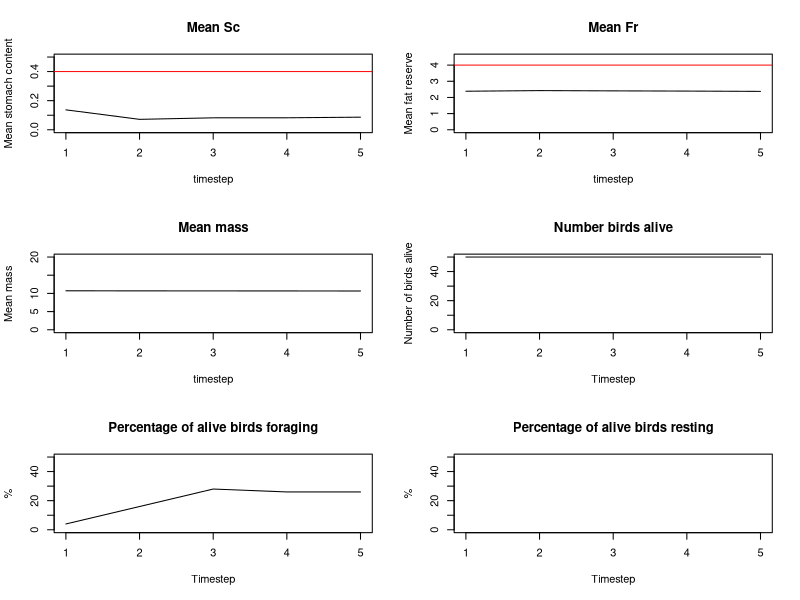
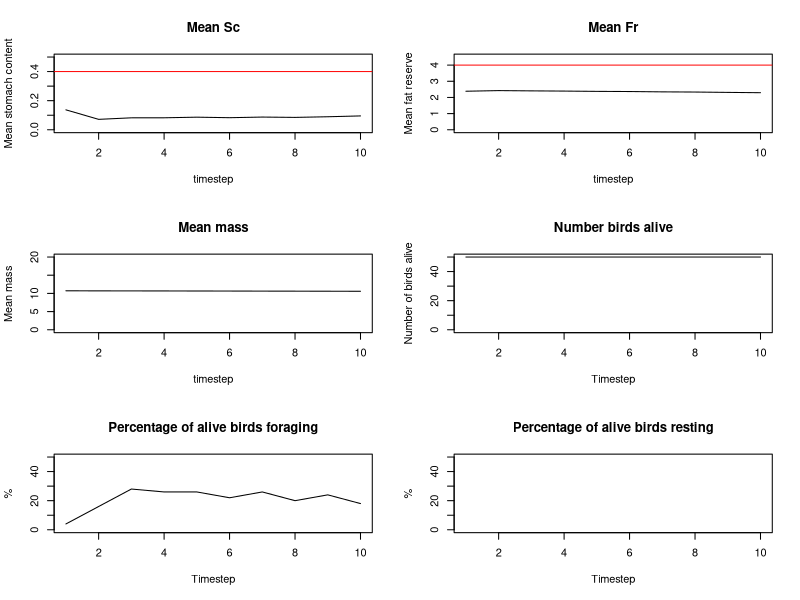
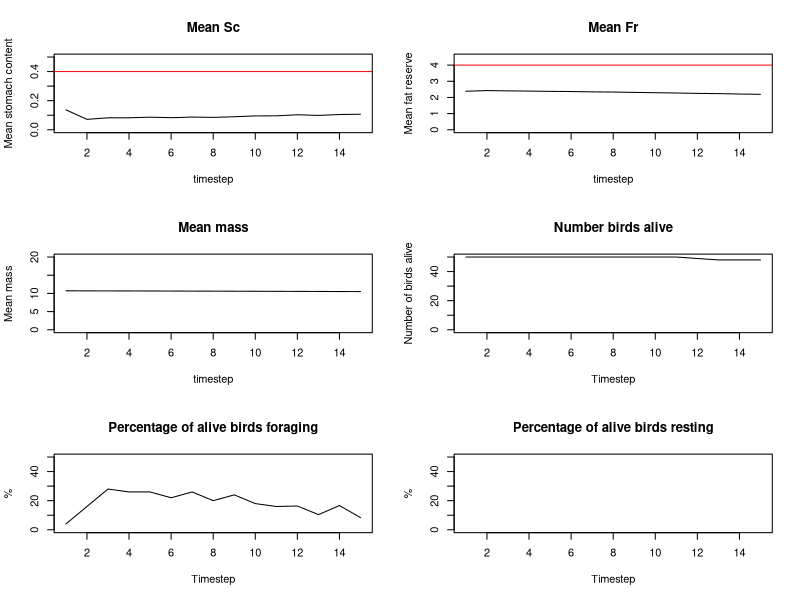
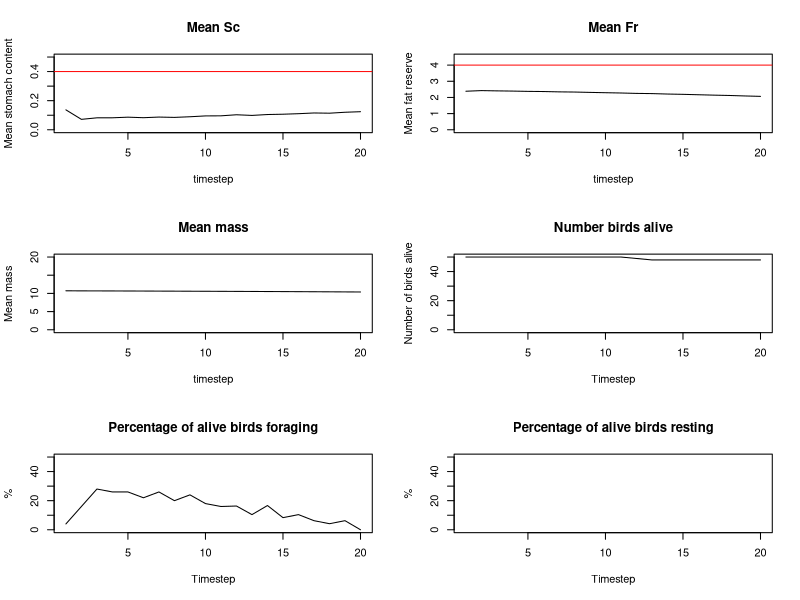
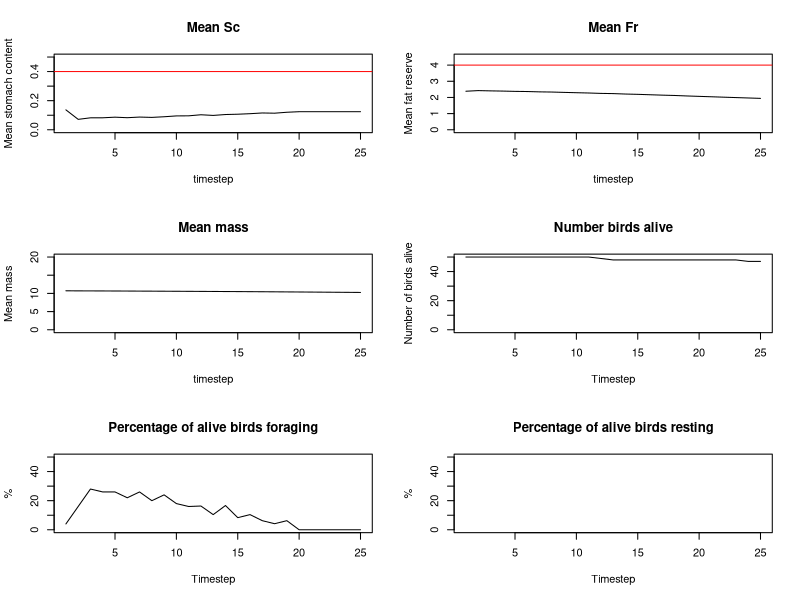
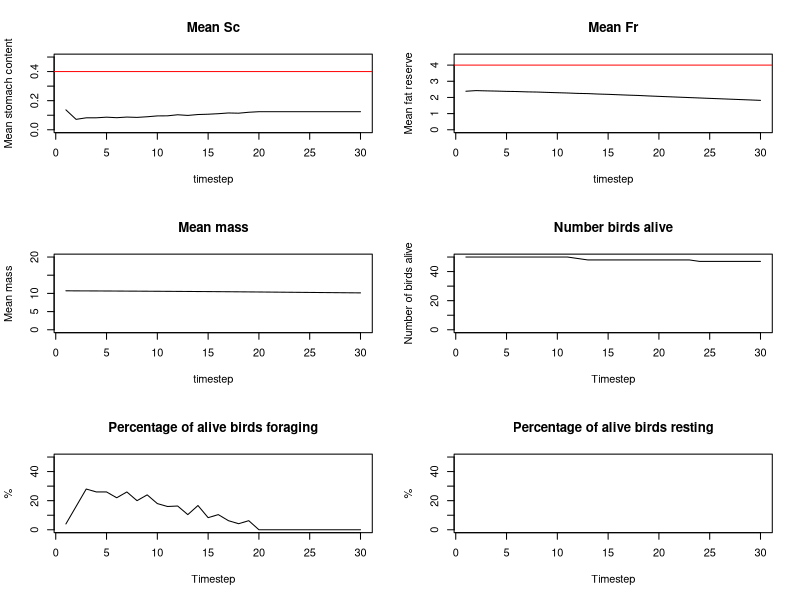
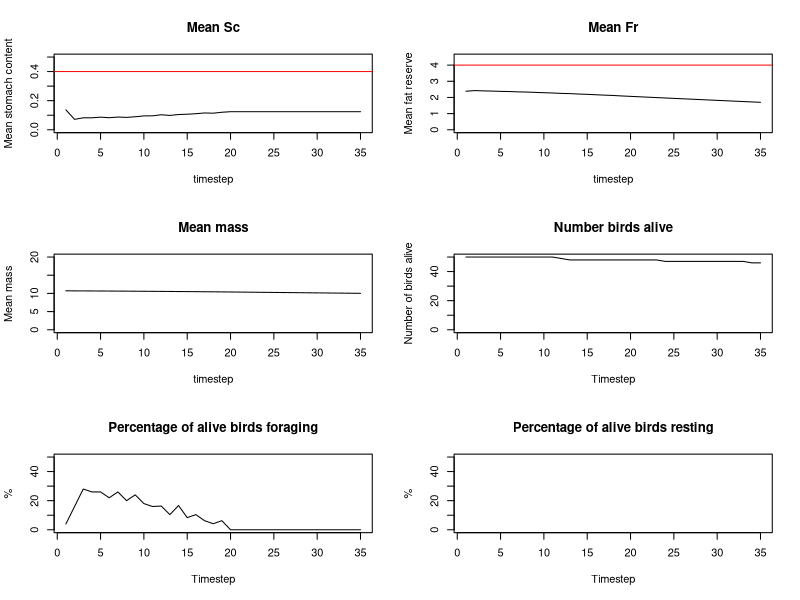
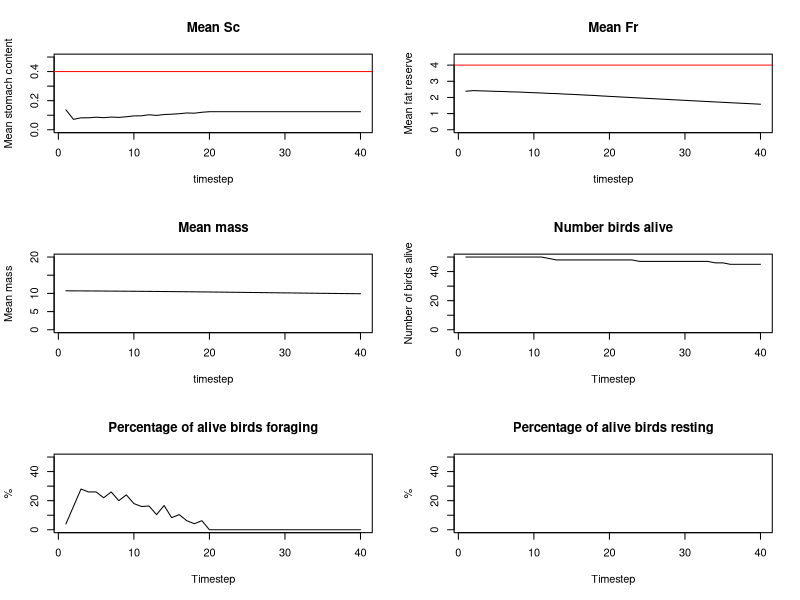

Recreate these plots in R, in order.
#################################
# Small bird in winter - ABM 
# Start date: 20/06/2022
# Vera Vinken 
#################################

##    description     ##

# Simple model where birds live in an environment specified below 
# each timestep birds either forage or rest
# This decision is based on the stomach content (below or above threshold)
# foraging is rewarded with food, but costs energy
# resting as a lower energy expenditure 
# For each timestep the behaviours, variables and number of birds alive is registered 



##    Steps for next model      ## 

# Build in night and day, which includes sleeping behaviour 
# threshold for behaviour could depend on more things than stomach content 
# Check the distributions of initial values. Some of them are not normal distributuions 
# check how the bmr is applied, hardcoded number in there right now. 
# work temp in (into mbr; see point above) --> mass needs to be implemented here too 
# the plot interval is not working properly 


##    addressed in this version  ## 

# Put the set up of the environment into a function


##############################
#       input parameters    # 
##############################

# Use these if not running as function 

T<-100              # number of timesteps
N<-100              # number of individuals
temp<-(-5)          # Temperature 
th_forage_sc<-0.2   # threshold: if SC below this you forage 
num_food<-1         # number of food items found (this should be a distribution)



##################################
#  set-up environment function   #
##################################

set_up_env<-function(T,N, temp){
  # Set up some parameters (Global)
  
  food_item<<-0.064    # value of a food item 
  stom_size<<-0.4      # stomach size of the bird 
  stom_to_fat<<-0.132  # variable that determines how many grams of sc go to fat
  fat_max<<-4          # maximum fat reserve in gram 
  plot_interval<<-5   # every x timestep a dot on the graph is added 
  
  
  # create individual matrices (Global)
  mat_alive<<-matrix(NA, N, (T))           # matrix to keep track of who's alive 
  mat_sc<<-matrix(NA, N, (T))              # matrix to keep track of stomach contents
  mat_fr<<-matrix(NA, N, (T))              # matrix to keep track of fat reserves 
  mat_mass<<-matrix(NA,N,(T))              # matrix to keep track of mass of birds 
  
  
  # fill in some initial values for agent variables  (only mass-init is global)
  mass_init<<-8+(rnorm(N, mean=0.2, sd=0.01))        # Gives initial mass from normal distribution
  sc_init<-0+(runif(N, min=0, max=stom_size))       # gives initial stomach content from equal distribution
  fr_init<-0+(runif(N, min=0, max=fat_max))         # gives initial fat reserves for random number between 0-4
  alive_init<-rep(1, N )                            # all birds are alive at the start 
  # Put these in first column of the matrices  
  mat_alive[,1]<<-alive_init
  mat_sc[,1]<<-sc_init
  mat_fr[,1]<<-fr_init
  mat_mass[,1]<<-mass_init
  
  # Create empty matrices to keep track of numbers (Global)
  # keep track of means 
  sc_mean<<-matrix(NA, 1, (T))
  fr_mean<<-matrix(NA, 1, (T))
  mass_mean<<-matrix(NA,1, (T))
  alive_mean<<-matrix(NA,1, T)
  # count what the birds are up to (Global)
  forage_count<<-matrix(NA, N, (T))
  rest_count<<-matrix(NA, N, (T))
  # total number of birds doing behaviours (Global)
  total_forage<<-matrix(NA, 1, T)                  # total number of birds foraging each timestep
  total_rest<<-matrix(NA,1, T)                     # total number of birds resting each timestep 
  total_alive<<-matrix(NA,1,T)                     # total number of birds alive each timestep 
  
  # Set up the food distribution 
  # this doesnt work cause it gets negative values
  # food_distr<-rnorm(100, mean=0.192, sd=0.4)
  
  # Sort metabolic rates 
  mr<<-45.65-(1.33*temp)
  
} # end set-up function 


###############################
#   Rest or Forage function   #     # previously : Go function in Netlogo
###############################

rest_or_forage<-function(T, N, temp, th_forage_sc, num_food){

  # Set up the environment: run environment function 
  set_up_env(T, N, temp)

  ###################################
  #   start the for loop  timesteps # 
  ###################################
  
  # Start a for loop for each timestep 
  for (t in 1:T){
    
    
    ################################
    #      individual loops        # 
    ################################
    
    # now start a loop for every individual 
    for (i in (1:N)){
      
      # Check if individual is alive? 
      
      # in step 1 all birds are alive 
      if (t==1){
        mat_alive[i,t]<<-1
      }
      # if not step 1, check if bird was previously dead
      # if previously dead, it needs to be dead now 
      else if (mat_alive[i,(t-1)]==0){
          mat_alive[i,t]<<-0
      }
      # if not step 1 and not previously dead 
      # check if the bird should die now 
      else if (mat_fr[i,t]==0){
        mat_alive[i,t]<<-0
      }
      # in all other cases the bird is alive 
      else{
        mat_alive[i,t]<<-1
      }
      
      
      ################
      #  DEAD BIRDS  #
      ################
      if(mat_alive[i,t]==0){
        # these are the dead birds 
        # print(paste0(' bird ', i, 'is dead'))
      }else{
        
      #################
      #  ALIVE BIRDS  #
      #################
        
        # Check what behavior the bird should do 
        
        #################
        #     FORAGE    # 
        #################
        
        # CHECK IF FORAGING 
        if ((mat_sc[i,t]) < th_forage_sc){
          # SET COUNTING MATRICES 
          # In this case the bird should forage
          # set the forage to 1
          forage_count[i, t]<<-1
          # set the resting matrix to 0
          rest_count[i,t]<<-0
          
          # UPDATE AGENT OWNED VARIABLES 
          # Now, increase the stomach content
          mat_sc[i,(t)]<<-(mat_sc[i,t])+(num_food*food_item)
          # now check if this doesnt exceed the stomach size 
          # if so, set the stomach content to stomach size 
          if (mat_sc[i,(t)]>stom_size){
            mat_sc[i,(t)]<<-stom_size
          }
          # Set the BMR to the right level: cost of foraging
          # BMR-multi is not a global variable: stays local with the agent
          BMR_multi<-8
        } # ends the foraging statement
        
        
        ##################
        #    RESTING     # 
        ##################
        
        # CHECK IF RESTING 
        # note that the threshold is coded in twice (both in forage and resting, could be an if-else)
        if ((mat_sc[i,t])>=th_forage_sc){
          # SET COUNTING MATRICES 
          # in the other case the bird should rest 
          # set the forage matrix to 0
          forage_count[i,t]<<-0
          # set the rest matrix to 1
          rest_count[i,t]<<-1
          
          # SET AGENT OWNED VARIABLES 
          # Set the BMR to the right level: cost of foraging
          # BMR multi is local and stays with the agent 
          BMR_multi<-1.95
          # the stomach content stays the same (initial value)
          
        } # end resting statement 
        
        ###################
        #    EVERYONE     # 
        ###################
        # No matter what behaviour you've done, these need updating 
        
        # UPDATE THE FAT RESERVES 
        # SC down and FR up 
        # first check if stomach has enough to actually move
        # move food out of stomach into fat 
        if (mat_sc[i,(t)]>= stom_to_fat){
          # new sc from resting/foraging can be used
          mat_sc[i,(t)]<<-(mat_sc[i,(t)]-stom_to_fat)
          # the new fat reserve has not been determined yet
          mat_fr[i,(t)]<<-(mat_fr[i,t]+stom_to_fat)
        }
        
        # ENERGY EXPENDITURE 
        # Set the fat reserves down depending on bmr-multi
        # first subtract the amount
        mat_fr[i,(t)]<<-(mat_fr[i,t]-(0.0134*BMR_multi))
        # then make sure if this doesnt go below 0 
        if((mat_fr[i,(t)]<0)){
          mat_fr[i,(t)]<<-0
        }
        # or above the maximum for fat-reserves 
        if((mat_fr[i,(t)]>fat_max)){
          mat_fr[i,(t)]<<-fat_max
        }
        # check if the stomach content is above 0 
        if((mat_sc[i, (t)]<0)){
          mat_sc[i, (t)]<<-0
        }
        # check if it is not above the stomach size either
        if((mat_sc[i,t]>stom_size)){
          mat_sc[i,t]<<-stom_size
        }
  
        # SET MASS 
        # set the new mass for all individuals 
        mat_mass[i,t]<<-((mass_init[i])+(mat_fr[i,t])+(mat_sc[i,t]))
        
        
        # MOVE ALL VARAIBLES TO T+1 
        # Note that this should only happen if youre not in the last timestep 
        if(t<T){
          # For the fr matrix 
          mat_fr[,(t+1)]<<-mat_fr[,t]
          # For the mass matrix 
          mat_mass[,(t+1)]<<-mat_mass[,t]
          # For the sc matrix 
          mat_sc[,(t+1)]<<-mat_sc[,t]
        }
        
      } # end of loop for alive individuals 
      
    } # end of loop for each individual 
    
    ##########################
    #    wrap up timestep    # 
    ##########################
    
    
    # COUNT WHAT HAPPENED 
    # For each timestep, count what the birds are doing 
    # These are global now, can be changed if not necessary 
    total_forage[1,t]<<-sum(forage_count[,t], na.rm=TRUE)  # counts how many birds foraged this timestep
    total_rest[1,t]<<-sum(rest_count[,t], na.rm=TRUE)      # counts how many birds rested this timestep 
    total_alive[1,t]<<-sum(mat_alive[,t], na.rm=TRUE)      # counts how many birds are alive this timestep
    
    # CALCULATE MEANS 
    sc_mean[t]<<-mean(mat_sc[,t], na.rm = TRUE)        # adds mean stomach content for this timestep to matrix
    fr_mean[t]<<-mean(mat_fr[,t], na.rm = TRUE)        # adds mean fat reserve for this timestep to matrix 
    mass_mean[t]<<-mean(mat_mass[,t], na.rm = TRUE)    # adds mean mass for this timestep to mean-matrix
    alive_mean[t]<<-mean(mat_alive[,t], na.rm= TRUE)
    
    ####################
    #      PLOT        #
    ####################
    
    # Make sure to plot every so often 
    # plots are local for now, this can be changed later 
    
    if ((t/plot_interval)==floor(t/plot_interval)){
      par(mfrow=c(3,2))
      Sys.sleep(0.05)          # forces an update to the plotting window 
      # 1
      plot1<-plot(1:t, sc_mean[1,(1:t)], ylim=c(0,(stom_size+0.1)), ylab='Mean stomach content', xlab='timestep', main='Mean Sc', type='l')
      abline(h=stom_size, col='red')
      # 2
      plot2<-plot(1:t, fr_mean[1,(1:t)], ylim=c(0,(fat_max+0.5)), ylab='Mean fat reserve', xlab='timestep', main='Mean Fr', type='l')
      abline(h=fat_max, col='red')
      # 3
      plot3<-plot(1:t, mass_mean[1,(1:t)], ylim=c(0,(20)), ylab='Mean mass', xlab='timestep', main='Mean mass', type='l')
      # 4
      plot4<-plot(1:t, total_alive[1,(1:t)], ylim=c(0, N), ylab='Number of birds alive', xlab='Timestep', main='Number birds alive', type='l')
      # 5
      plot5<-plot(1:t, ((total_forage[1,(1:t)])/(total_alive[1,(1:t)])*100), ylim=c(0, N), ylab='%', xlab='Timestep', main='Percentage of alive birds foraging', type='l')
      
      # Code to plot total number of birds foraging (omitted)
      #plot5<-plot(1:t, (total_forage[1,(1:t)]), ylim=c(0, N), ylab='#', xlab='Timestep', main='Number of birds foraging', type='l')
      
      # 6
      plot6<-plot(1:t, ((total_rest[1,(1:t)])/(total_alive[1,(1:t)])*100), ylim=c(0, N), ylab='%', xlab='Timestep', main='Percentage of alive birds resting', type='l')
      
      # Code to plot total number of birds resting (omitted)
      # plot6<-plot(1:t, total_rest[1,(1:t)], ylim=c(0, N), ylab='Number of birds resting', xlab='Timestep', main='Nuber birds resting', type='l')
      Sys.sleep(0)             # turns that back off 
     }# end if statement 
    
    
  } # end of big timestep loop 

} # end the rest/forage function 


##############################
#    testing the function    # 
#############################

# Some testing values, varying the food items found 
rest_or_forage(50, 50, -5, 0.1, 1)
rest_or_forage(100,100,-5,0.2,2)
rest_or_forage(100,100,-5,0.2,1)
rest_or_forage(100,100,-5,0.2,1.5)



### notes Tom 21/6/22
# loop 1: entire 24 hours
# loop per individual 
# loop 2: day part
# loop 3: neight part 
